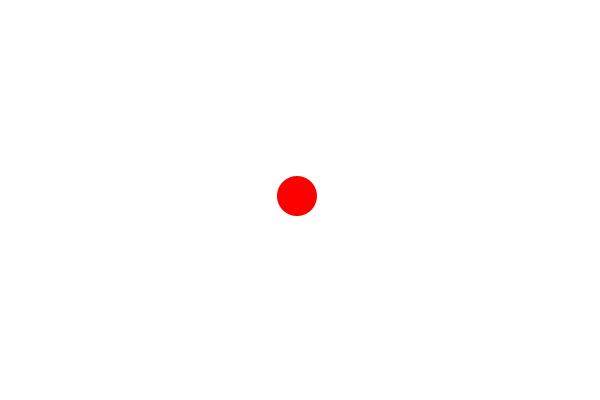
Frame 1 (no input)
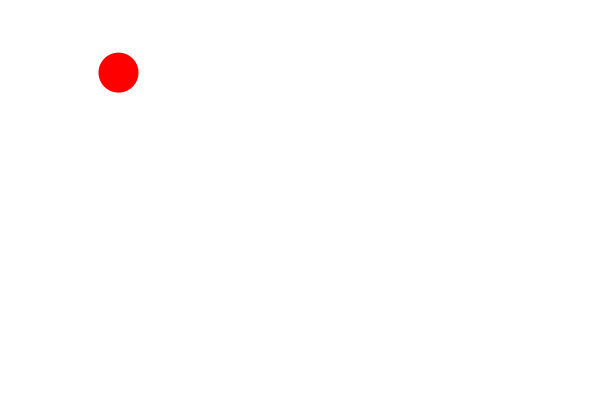
Frame 60 (the mouse pressed at the canvas centre just before this capture)
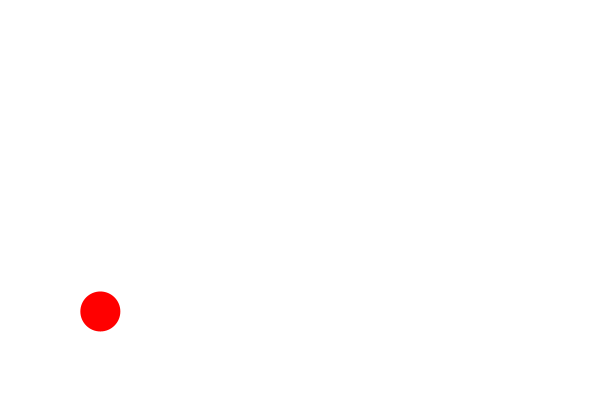
Frame 120 (the mouse held since frame 60 and released just before this capture)

The Processing sketch that drew these frames (run headless with seeded random() and noise(); from frame 60 on, the mouse is pressed at the canvas centre):

// Processing sketch: w8_stp1
// ── w8_stp1.pde
float ballX, ballY;
float ballVx, ballVy;
float ballRad;

void setup() {
  size(600, 400);
  ballX = width * 0.5;
  ballY = height * 0.5;
  float randomDeg = random(360);
  float speed = 5;
  ballVx = speed * cos(radians(randomDeg));
  ballVy = speed * sin(radians(randomDeg));
  ballRad = 20;
}

void draw() {
  ballX += ballVx;
  ballY += ballVy;
  
  if (ballX < 0 + ballRad
    || ballX > width - ballRad) {
    ballVx *= -1;
  }
  if (ballY < 0 + ballRad
    || ballY > height - ballRad) {
    ballVy *= -1;
  }

  background(255);
  noStroke();
  fill(255, 0, 0);
  circle(ballX, ballY, 2 * ballRad);
}
